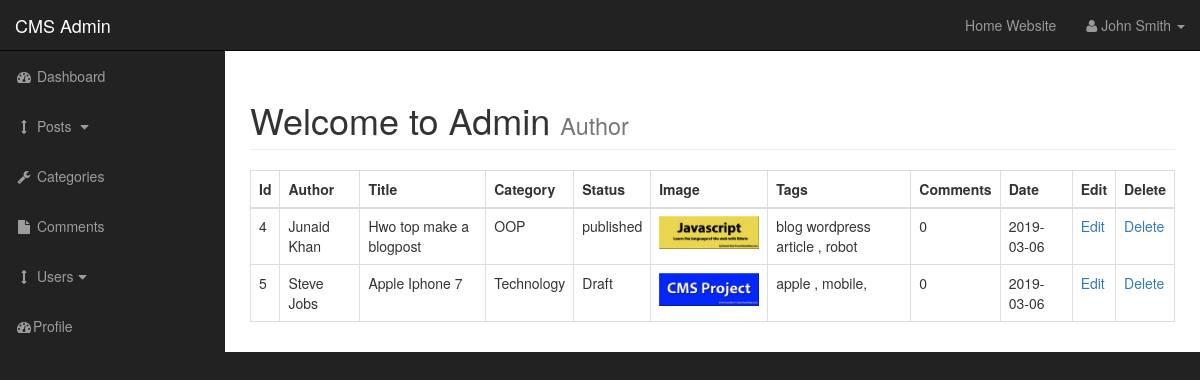
Page /admin/posts.php on the earlier database version.
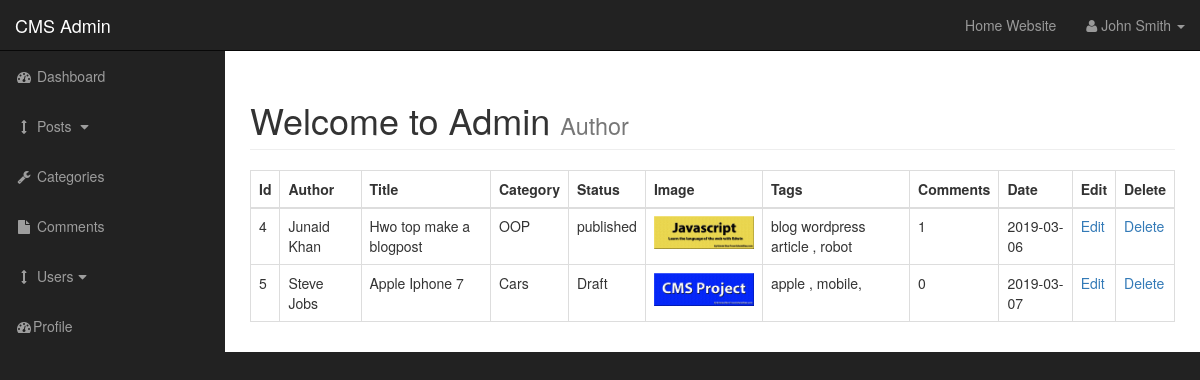
Same page on the later database version.
### tables this page shows
CREATE TABLE `posts` (
  `post_id` int(3) NOT NULL,
  `post_category_id` int(3) NOT NULL,
  `post_title` varchar(255) NOT NULL,
  `post_author` varchar(255) NOT NULL,
  `post_date` date NOT NULL,
  `post_image` text NOT NULL,
  `post_content` text NOT NULL,
  `post_tags` varchar(255) NOT NULL,
  `post_comment_count` int(11) NOT NULL,
  `post_status` varchar(255) NOT NULL DEFAULT 'draft'
);

CREATE TABLE `categories` (
  `cat_id` int(3) NOT NULL,
  `cat_title` varchar(255) NOT NULL
);

### admin/includes/view_all_posts.php (the view, shortened to what this page needs)
       <table class="table table-hovered table-bordered">
                <thead>
                <tr>
                    <th>Id</th>
                      <th>Author</th>
                      <th>Title</th>
                      <th>Category</th>
                      <th>Status</th>
                      <th>Image</th>
                      <th>Tags</th>
                    <th>Comments</th>
                    <th>Date</th>
                    <th>Edit</th>
                    <th>Delete</th>
                </tr>
                </thead>
                <tbody>
                <tr>
                <?php
    $query = "SELECT * from posts";
    $select_posts= mysqli_query($connection , $query);
    while($row = mysqli_fetch_assoc($select_posts))
    {
    $post_id = $row['post_id'];
     $post_author = $row['post_author'];
     $post_title = $row['post_title'];
     $post_category_id = $row['post_category_id'];
     $post_status = $row['post_status'];
     $post_image = $row['post_image'];
    $post_tags = $row['post_tags'];
    $post_comment_count = $row['post_comment_count'];
      $post_date = $row['post_date'];
    echo "<tr>";
        echo "<td>{$post_id}</td>";
        echo "<td>{$post_author}</td>";
        echo "<td>{$post_title}</td>";
    $query = "SELECT * from categories where cat_id={$post_category_id}";
    $select_categories_id= mysqli_query($connection , $query);
    while($row = mysqli_fetch_assoc($select_categories_id))
    {
    $cat_title = $row['cat_title'];
        echo "<td>{$cat_title}</td>";}
        echo "<td>{$post_status}</td>";
        echo "<td><img width=100 src='../images/$post_image' alt='image'></td>";
        echo "<td>{$post_tags}</td>";
        echo "<td>{$post_comment_count}</td>";
        echo "<td>{$post_date}</td>";
echo "<td><a href='posts.php?source=edit_post&p_id={$post_id}'>Edit</a></td>";
echo "<td><a href='posts.php?delete={$post_id}'>Delete</a></td>";
    echo "</tr>";
    }
                ?>
                </tr>
                </tbody>
            </table>

### admin/includes/admin_header.php (shortened to what this page needs)
<!DOCTYPE html>
<html lang="en">
<head>
    <link href="css/bootstrap.min.css" rel="stylesheet">
    <link href="css/sb-admin.css" rel="stylesheet">
    <link href="font-awesome/css/font-awesome.min.css" rel="stylesheet" type="text/css">
</head>
<body>
    <div id="wrapper">

### admin/includes/admin_navigation.php (shortened to what this page needs)
<nav class="navbar navbar-inverse navbar-fixed-top" role="navigation">
     <div class="navbar-header">
         <a class="navbar-brand" href="index.php">CMS Admin</a>
     </div>
     <ul class="nav navbar-right top-nav">
         <li><a href="../index.php">Home Website</a></li>
         <li class="dropdown">
             <a href="#" class="dropdown-toggle" data-toggle="dropdown"><i class="fa fa-user"></i> John Smith <b class="caret"></b></a>
         </li>
     </ul>
     <div class="collapse navbar-collapse navbar-ex1-collapse">
         <ul class="nav navbar-nav side-nav">
             <li>
                 <a href="index.php"><i class="fa fa-fw fa-dashboard"></i> Dashboard</a>
             </li>
             <li>
             <a href="javascript:;" data-toggle="collapse" data-target="#posts_dropdown"><i class="fa fa-fw fa-arrows-v"></i> Posts <i class="fa fa-fw fa-caret-down"></i></a>
             </li>
             <li>
                 <a href="./categories.php"><i class="fa fa-fw fa-wrench"></i> Categories</a>
             </li>
             <li class="">
                 <a href="comments.php"><i class="fa fa-fw fa-file"></i> Comments</a>
             </li>
             <li>
                 <a href="javascript:;" data-toggle="collapse" data-target="#demo"><i class="fa fa-fw fa-arrows-v"></i> Users<i class="fa fa-fw fa-caret-down"></i></a>
             </li>
             <li>
                 <a href="index.html"><i class="fa fa-fw fa-dashboard"></i>Profile</a>
             </li>
         </ul>
     </div>
 </nav>

### admin/posts.php (shortened to what this page needs)
<?php include"includes/admin_header.php"; ?>
 <?php include"includes/admin_navigation.php";?>
        <div id="page-wrapper">
            <div class="container-fluid">
                <div class="row">
                    <div class="col-lg-12">
                <h1 class="page-header">
                    Welcome to Admin
                    <small>Author</small>
                </h1>
     <?php
        if(isset($_GET['source'])){
            $source = $_GET['source'];
        }else{
            $source = "";
        }
        switch($source){
            default :
                include "includes/view_all_posts.php";
        }
    ?>
                </div>
            </div>
        </div>
<?php include "includes/admin_footer.php";?>

### admin/includes/admin_footer.php (shortened to what this page needs)
    </div>
</body>
</html>

### admin/css/sb-admin.css (style rules this page uses)
body { margin-top: 100px; background-color: #222; }
@media (min-width:768px) { body { margin-top: 50px; } }
#wrapper { padding-left: 0; }
#page-wrapper { width: 100%; padding: 0; background-color: #fff; }
@media (min-width:768px) { #wrapper { padding-left: 225px; } }
@media (min-width:768px) { #page-wrapper { padding: 10px; } }
.top-nav { padding: 0 15px; }
.top-nav>li { display: inline-block; float: left; }
.top-nav>li>a { padding-top: 15px; padding-bottom: 15px; line-height: 20px; color: #999; }
@media (min-width:768px) { .side-nav { position: fixed; top: 51px; left: 225px; width: 225px; margin-left: -225px; border: none; border-radius: 0; overflow-y: auto; background-color: #222; } }
@media (min-width:768px) { .side-nav>li>a { width: 225px; } }

Differences in the rows shown:
removed categories: cat_title "Technology", shown under posts "Steve Jobs"
changed posts "Junaid Khan": post_comment_count "0" → "1"
changed posts "Steve Jobs": gains categories (cat_title "Cars"); post_date "2019-03-06" → "2019-03-07"
